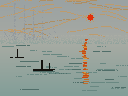

This figure's Python source:
#!/usr/bin/env python3
"""
Session 02 — French Impressionism
Study: Claude Monet, Impression, Sunrise (1872)

Attempt 3: Sky palette and movement. Tighter reflection.

  Attempt 2 improved: fog is working, horizon soft, reflection reads as marks.
  Remaining problems:
  - Sky base too warm/brown — Monet's sky is cool grey-blue; warmth comes
    from specific streaks over a cooler ground, not a warm ground itself
  - Sky static — Monet's strokes curve and layer, suggesting moving light
  - Water-sky gap still too wide in value
  - Reflection column drifts — should be tighter and more directional

  Key insight from looking again: sky and water in Monet are almost the SAME
  value. The difference is hue: sky is slightly warm (orange-grey), water is
  slightly cool (blue-teal). They're the same darkness. The fog unifies value;
  hue does the distinguishing.
"""
from PIL import Image
import random, math, os

W, H = 128, 96
OUT = os.path.dirname(os.path.abspath(__file__))

# Palette — revised again
# Sky: cooler grey-blue base; warmth from stroke layers over it
SKY_BASE   = (155, 162, 162)  # cool grey-blue — Monet's foggy morning
SKY_WARM_A = (190, 155, 108)  # orange-warm streaks, upper sky
SKY_WARM_B = (175, 142,  98)  # darker warm streaks
SKY_HAZE   = (170, 172, 164)  # soft haze near horizon (sky lightens)

# Water: same value as sky, but cooler/more teal
WATER_BASE = (130, 158, 152)  # matched value to sky but distinctly teal
WATER_MID  = (105, 136, 130)  # mid-tone water strokes
WATER_DARK = ( 80, 110, 105)  # deep dark strokes

FOG_GHOST  = (148, 154, 158)  # harbor: barely darker, barely cooler

SUN        = (225,  48,  10)  # vivid red-orange
REFL_HOT   = (202,  70,  18)  # reflection core
REFL_WARM  = (190, 108,  42)  # reflection warm
REFL_CREAM = (225, 152,  60)  # reflection bright
BOAT       = ( 18,  16,  12)  # near-black

HORIZON_Y  = 38
SUN_X, SUN_Y = 90, 17


def new_canvas():
    img = Image.new("RGB", (W, H), SKY_BASE)
    return img, img.load()


def px_set(px, x, y, tone):
    if 0 <= x < W and 0 <= y < H:
        px[x, y] = tone


def blend(c1, c2, t):
    t = max(0.0, min(1.0, t))
    return tuple(int(c1[i] + (c2[i] - c1[i]) * t) for i in range(3))


def curved_stroke(px, x0, y, length, tone, rng, gap=0.1, curve=0.3):
    """
    A single brushstroke that curves gently as it extends.
    Curve direction is random — simulates Monet's looping sky marks.
    """
    cy = float(y)
    direction = rng.choice([-1, 1])
    for i in range(length):
        cx = x0 + i
        cy += direction * curve * math.sin(i / max(length, 1) * math.pi)
        if rng.random() >= gap:
            px_set(px, int(cx), int(cy), tone)


def sky_layer(px, rng):
    """
    Cooler grey-blue base. Active curved warm strokes layered over it.
    Upper third: most active, most warm. Near horizon: hazy, quieter.
    """
    # Cool gradient: very slight darkening top to bottom in sky
    for y in range(0, HORIZON_Y):
        t = y / HORIZON_Y
        row = blend(SKY_BASE, SKY_HAZE, t * 0.7)
        for x in range(W):
            px_set(px, x, y, row)

    # Warm curved strokes — active in upper half
    for _ in range(30):
        y  = rng.randint(0, HORIZON_Y - 4)
        x0 = rng.randint(-10, W - 20)
        ln = rng.randint(20, 65)
        tone = rng.choice([SKY_WARM_A, SKY_WARM_A, SKY_WARM_B])
        # Density higher away from horizon
        density = 0.85 - (y / HORIZON_Y) * 0.45
        if rng.random() < density:
            curved_stroke(px, x0, y, ln, tone, rng, gap=0.14,
                          curve=rng.uniform(0.15, 0.5))


def water_layer(px, rng):
    """
    Teal-blue water, same value as sky. Gradient darker toward bottom.
    Soft blend zone at horizon — sky and water meet without a hard line.
    """
    # Gradient from horizon (sky-value) to bottom (darker water)
    for y in range(HORIZON_Y, H):
        t = (y - HORIZON_Y) / (H - HORIZON_Y)
        row = blend(SKY_HAZE, WATER_BASE, t)
        for x in range(W):
            px_set(px, x, y, row)

    # Horizontal stroke texture
    for _ in range(40):
        y  = rng.randint(HORIZON_Y + 3, H - 4)
        x0 = rng.randint(0, W - 10)
        ln = rng.randint(4, 22)
        tone = rng.choice([WATER_MID, WATER_MID, WATER_DARK])
        for x in range(x0, x0 + ln):
            if rng.random() < 0.85:
                px_set(px, x, y, tone)

    # Soften seam: overwrite the horizon band with blended values
    for y in range(HORIZON_Y - 3, HORIZON_Y + 6):
        for x in range(W):
            t = (y - (HORIZON_Y - 3)) / 9
            tone = blend(SKY_HAZE, WATER_BASE, t * 0.65)
            if rng.random() < 0.55:
                px_set(px, x, y, tone)


def harbor_ghosts(px, rng):
    """Same as before but slightly more dissolved."""
    for y in range(HORIZON_Y - 6, HORIZON_Y + 2):
        for x in range(4, 46):
            if rng.random() < 0.2:
                px_set(px, x, y, FOG_GHOST)

    for mx in [14, 24, 33, 42]:
        top_y = rng.randint(3, 10)
        for y in range(top_y, HORIZON_Y + 2):
            if rng.random() < 0.62:
                px_set(px, mx, y, FOG_GHOST)
            if rng.random() < 0.18:
                px_set(px, mx + 1, y, FOG_GHOST)

    for y in range(HORIZON_Y - 10, HORIZON_Y):
        for x in range(48, 58):
            if rng.random() < 0.12:
                px_set(px, x, y, FOG_GHOST)


def sun_disc(px, rng):
    r = 3
    for dy in range(-r, r + 1):
        for dx in range(-r, r + 1):
            if dx * dx + dy * dy <= r * r:
                px_set(px, SUN_X + dx, SUN_Y + dy, SUN)
    # Glow
    for dy in range(-(r + 2), r + 3):
        for dx in range(-(r + 2), r + 3):
            d2 = dx * dx + dy * dy
            if r * r < d2 <= (r + 2) ** 2:
                if rng.random() < 0.38:
                    px_set(px, SUN_X + dx, SUN_Y + dy, SKY_WARM_A)


def reflection(px, rng):
    """
    Tighter column. Anchor x is fixed; drift is minimal.
    Marks are shorter near horizon, slightly longer mid-water.
    """
    anchor = SUN_X - 3   # fixed reference — reflection is directional
    rx = float(anchor)
    for y in range(HORIZON_Y + 1, H - 12):
        # Minimal drift
        rx += rng.gauss(0, 0.4)
        rx = max(anchor - 6, min(rx, anchor + 6))

        if rng.random() < 0.25:
            continue

        t  = (y - HORIZON_Y) / (H - 12 - HORIZON_Y)
        ln = rng.randint(2, max(3, int(3 + t * 4)))
        x0 = int(rx) - ln // 2
        tone = rng.choices(
            [REFL_HOT, REFL_WARM, REFL_CREAM],
            weights=[0.5, 0.35, 0.15]
        )[0]
        for x in range(x0, x0 + ln):
            px_set(px, x, y, tone)

        if rng.random() < 0.25:
            off = rng.randint(-3, 3)
            for x in range(x0 + off, x0 + off + rng.randint(1, 3)):
                px_set(px, x, y, REFL_WARM)


def boats_layer(px, rng):
    ny = 69
    for x in range(33, 55):
        px_set(px, x, ny, BOAT)
        if x < 53:
            px_set(px, x, ny + 1, BOAT)
    for y in range(ny - 9, ny):
        px_set(px, 41, y, BOAT)
        px_set(px, 42, y, BOAT)
    for y in range(ny - 6, ny):
        px_set(px, 49, y, BOAT)

    fy = 57
    for x in range(10, 25):
        if rng.random() < 0.78:
            px_set(px, x, fy, BOAT)
    for y in range(fy - 8, fy):
        px_set(px, 17, y, BOAT)


def main():
    rng = random.Random(42)
    img, px = new_canvas()

    sky_layer(px, rng)
    water_layer(px, rng)
    harbor_ghosts(px, rng)
    sun_disc(px, rng)
    reflection(px, rng)
    boats_layer(px, rng)

    out_path = os.path.join(OUT, "attempt_03.png")
    img.save(out_path)
    print(f"Saved: {out_path}")


if __name__ == "__main__":
    main()
